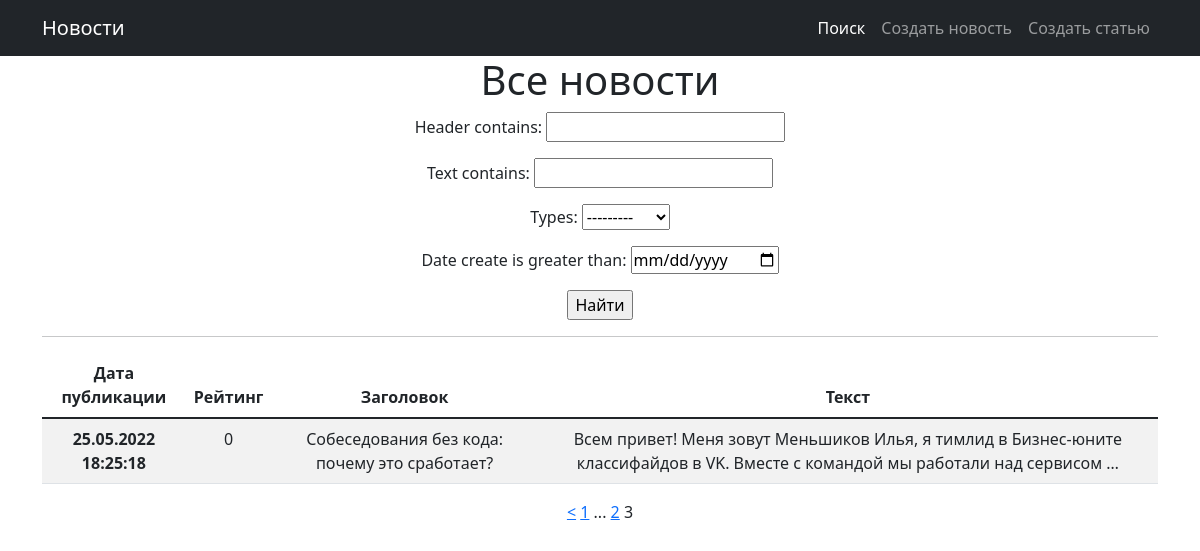
The page /news/search/?page=3 on the database its author committed.
### news/models.py (models this page shows, shortened)
class Post(models.Model):
    types = models.CharField(max_length=2, choices=POST_TYPES, default=news)
    date_create = models.DateTimeField(auto_now_add=True)
    header = models.CharField(max_length=255)
    text = models.TextField()
    rating = models.IntegerField(default=0)
    author_id = models.ForeignKey(Author, on_delete=models.CASCADE)
    categories = models.ManyToManyField(Category, through='PostCategory')

### news/views.py (the view)
# urls.py: path('news/search/', search_page, name='postlist_search'),
def search_page(request):
    queryset = Post.objects.all()
    filterset = NewsFilter(request.GET, queryset)
    page = request.GET.get('page')
    paginator = Paginator(filterset.qs, paginator_items_count)
    try:
        f_qs = paginator.get_page(page)
    except PageNotAnInteger:
        f_qs = paginator.get_page(paginator_items_count)
    except EmptyPage:
        f_qs = paginator.get_page(paginator.num_pages)
    context = {
        'posts': f_qs,
        'filterset': filterset,
        'page_obj': f_qs,
        'paginator': paginator,
    }
    return render(request, 'news/search.html', context=context)

### news/templatetags/custom_filters.py (called while the page is built)
def replace(match):
    word = match.group()
    if word.lower() in bad_words:
        return word[0] + '*' * (len(word) - 1)
    else:
        return word

@register.filter()
def censor(value):
    return re.sub(r'\b\w*\b', replace, value, flags=re.I | re.U)

### news/templatetags/custom_tags.py (called while the page is built)
@register.simple_tag(takes_context=True)
def url_replace(context, **kwargs):
   d = context['request'].GET.copy()
   for k, v in kwargs.items():
       d[k] = v
   return d.urlencode()

### templates/news/search.html
{% extends 'news/postlist.html' %}
{% block search %}
    <form action="" method="get">
       {{ filterset.form.as_p }}
       <input type="submit" value="Найти" />
   </form>
{% endblock search %}

### templates/news/postlist.html (shortened to what this page needs)
{% extends 'news/default.html' %}
{% load custom_filters %}
{% load custom_tags %}
{% block content %}
   <h1>Все новости</h1>
   {% block search %}
   {% endblock search%}
   <hr>
   {% if posts %}
        <table class="table table-striped">
            <thead>
                <tr>
                    <th scope="col">Дата публикации</th>
                    <th scope="col">Рейтинг</th>
                    <th scope="col">Заголовок</th>
                    <th scope="col">Текст</th>
                </tr>
            </thead>
            <tbody>
           {% for p in posts %}
           <tr>
               <th>{{ p.date_create|date:'d.m.Y H:i:s' }}</th>
               <td>{{ p.rating }}</td>
               <td>{{ p.header|censor }}</td>
               <td>{{ p.text|truncatewords:20|censor }}</td>
           </tr>
           {% endfor %}
            </tbody>
        </table>
   {% else %}
       <h2>Публикации отсутствуют!</h2>
   {% endif %}
{% endblock content %}

### rows shown on the page
Post: date_create "25.05.2022 18:25:18", rating "0", header|censor "Собеседования без кода: почему это сработает?", text|censor "Всем привет! Меня зовут Меньшиков Илья, я тимлид в Бизнес-юните классифайдов в VK. Вместе с командой мы работали над сервисом …"

### other values the page prints
{{ page_obj.previous_page_number }} "2"
{{ page_obj.number }} "3"
